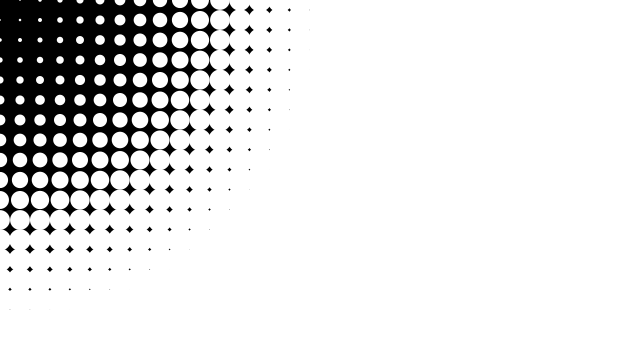
Frame 1 (no input)
Frame 60 (the mouse pressed at the canvas centre just before this capture): identical to frame 1, image omitted
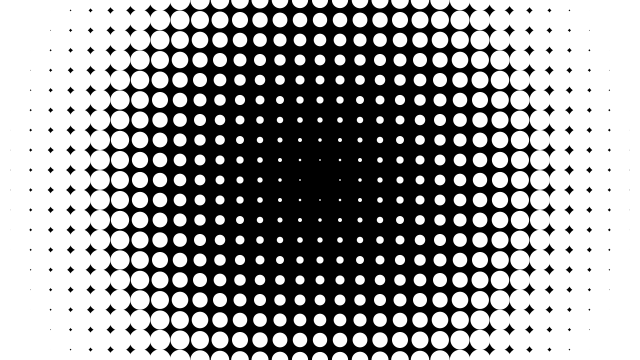
Frame 120 (the mouse held since frame 60 and released just before this capture)

The Processing sketch that drew these frames (run headless with seeded random() and noise(); from frame 60 on, the mouse is pressed at the canvas centre):

// Processing sketch: Distance_java
// ── Distance_java.pde
/**
 * Distance 2D. 
 * 
 * Move the mouse across the image to obscure and reveal the matrix.  
 * Measures the distance from the mouse to each square and sets the
 * size proportionally. 
 */
 
float max_distance;

void setup() {
  size(640, 360); 
  noStroke();
  max_distance = dist(0, 0, width, height);
}

void draw() {
  background(0);

  for(int i = 0; i <= width; i += 20) {
    for(int j = 0; j <= height; j += 20) {
      float size = dist(mouseX, mouseY, i, j);
      size = size/max_distance * 66;
      ellipse(i, j, size, size);
    }
  }
}
